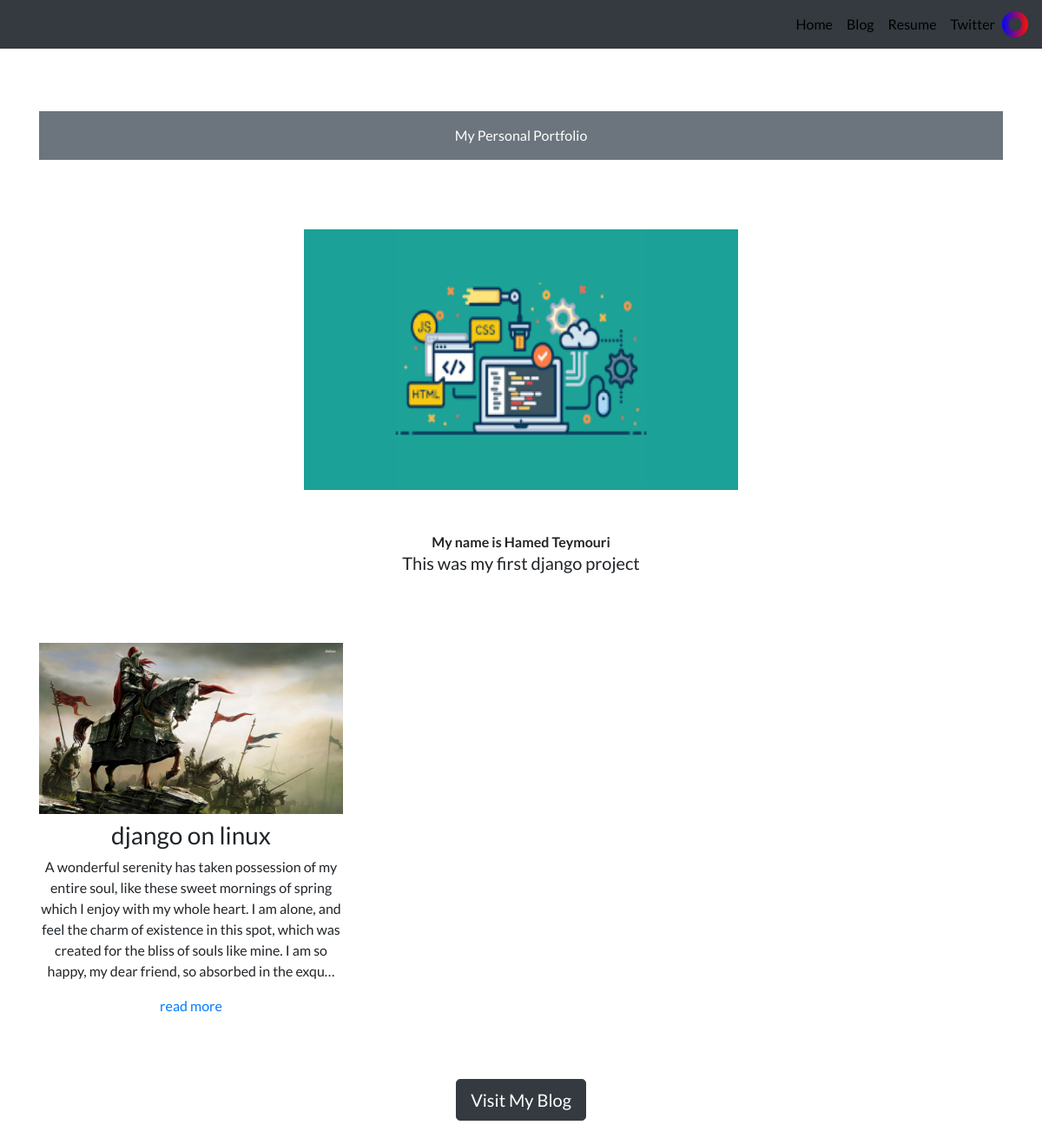
Before: / with the older database file.
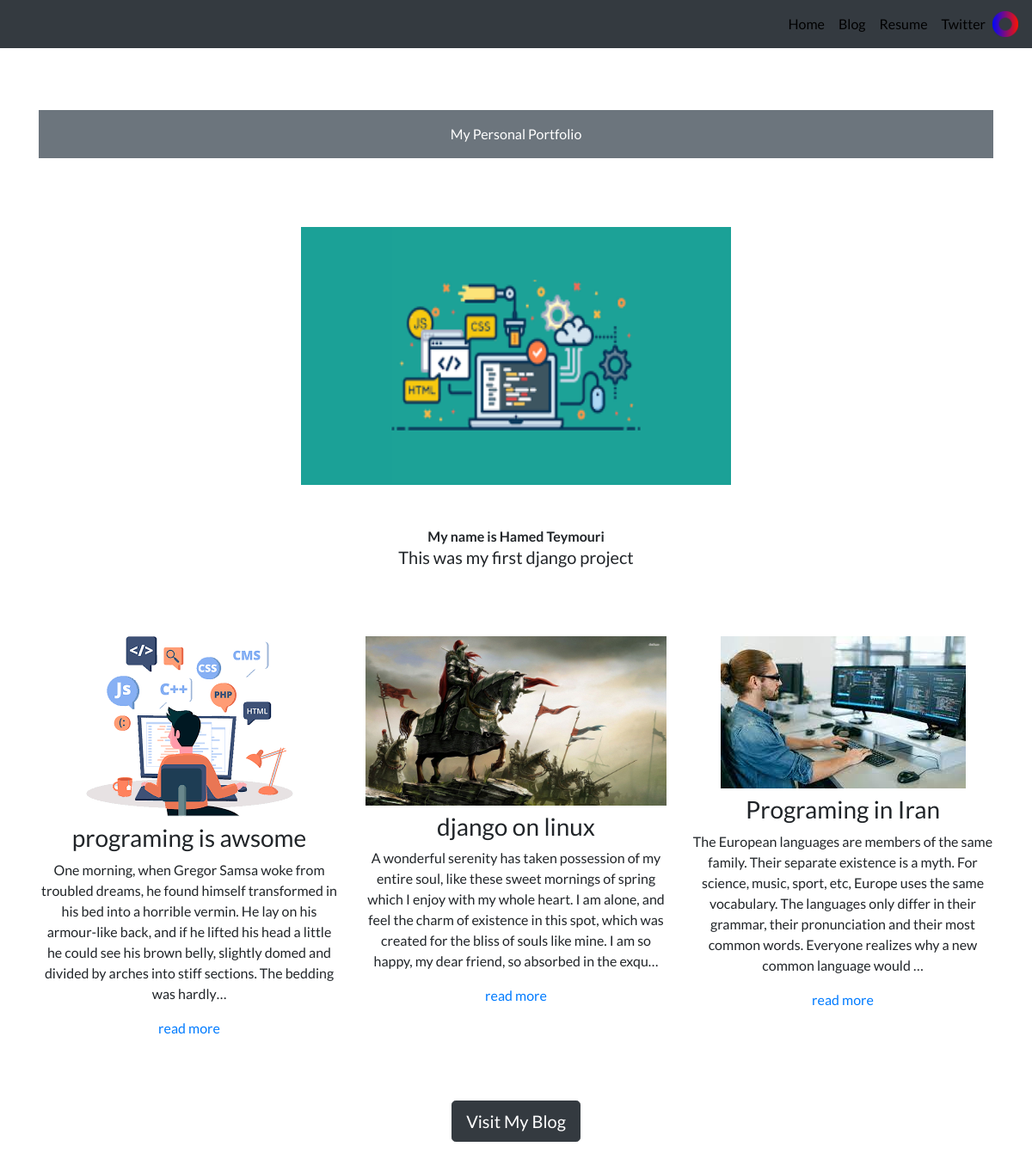
After: the same page with the newer database file.
### portfolio/models.py (models this page shows, shortened)
class project(models.Model):
    title = models.CharField(max_length=200)
    discription = models.TextField()
    date = models.DateTimeField(blank=True)
    image = models.ImageField(blank=True,upload_to='portfolio/')
    link = models.URLField(blank=True)

### portfolio/views.py (the view)
# urls.py: 2. Add a URL to urlpatterns:  path('', views.home, name='home')
def home(request):
    projects = project.objects.order_by('-date')[:3]
    return render(request, 'portfolio.html', { 'projects' : projects })

### portfolio/templates/portfolio.html
{% extends 'base.html' %}
{% block content %}
<br><br><br>
<div class="p-3 mb-2 bg-secondary text-white">My Personal Portfolio</div>
<br>
<br>
<br>
{% load static %}
<img src="{% static 'portfolio/pro.jpg' %}" height="300" width="500">
<br>
<br><br>
<b>My name is Hamed Teymouri </b><br>
<h5>This was my first django project</h5><br><br><br>
<div class="row">
  {% for project in projects %}
  <div class="col-lg-4 col-md-6">
    {% if project.link %}
    <a href="{{ project.link }}">
      <img src="{{ project.image.url }}" class="img-fluid mb-2">
    </a>
    {% else %}
    <img src="{{ project.image.url }}" class="img-fluid mb-2">
    {% endif %}
    <h3>{{ project.title }}</h3>
    <p>{{ project.discription|safe|truncatechars:300 }}</p><a href="{% url 'portfolio:detail' project.id %}">read more</a>
  </div>
  {% endfor %}
</div>
<br>
<br>
<br>
<a class="btn btn-dark btn-lg" href="{% url 'blog:blog' %}" role="button">Visit My Blog</a>
<br><br><br>
{% endblock %}

### portfolio/templates/base.html (shortened to what this page needs)
{% load static %}
<html lang="en">
  <head>
    <link rel="stylesheet" href="https://stackpath.bootstrapcdn.com/bootstrap/4.4.1/css/bootstrap.min.css">
    <link rel="stylesheet" href="{% static "portfolio/custom.css" %}">
  </head>
  <body>
    <nav class="navbar navbar-expand-sm navbar-dark bg-dark">
  <div class="collapse navbar-collapse" id="navbarSupportedContent" color="white">
    <ul class="navbar-nav ml-auto">
      <li class="nav-item active">
        <a class="nav-link" href="{% url 'portfolio:home' %}">Home <span class="sr-only">(current)</span></a>
      </li>
      <li class="nav-item">
        <a class="nav-link" href="{% url 'blog:blog' %}">Blog</a>
      </li>
      <li class="nav-item">
        {% load static%}
        <a class="nav-link" href="{% static 'portfolio/resume.pdf' %}">Resume</a>
      </li>
      <li class="nav-item">
        <a class="nav-link" href="https://twitter.com/_HamedT" target="_blank">Twitter</a>
      </li>
    </ul>
  </div>
  <img src="{% static "portfolio/Logo.png" %}" width="30" height="30" alt="">
</nav>
<center>
  <div class="container">
    {% block content %}{% endblock %}
  </div>
</center>
  </body>
</html>

### portfolio/static/portfolio/custom.css (style rules this page uses)
.navbar-nav .nav-link { color: rgba(0,0,0,1) !important; }
body { font-family: 'Lato', sans-serif; }

Changed rows visible on the page:
added project: image (picture), title "programing is awsome", discription "One morning, when Gregor Samsa woke from troubled dreams, he found himself transformed in his bed into a horrible vermin. He lay on his armour-like back, and if he lifted his head a little he could see his brown belly, slightly domed and divided by arches into stiff sections. The bedding was hardly…"
added project: image (picture), title "Programing in Iran", discription "The European languages are members of the same family. Their separate existence is a myth. For science, music, sport, etc, Europe uses the same vocabulary. The languages only differ in their grammar, their pronunciation and their most common words. Everyone realizes why a new common language would …"
